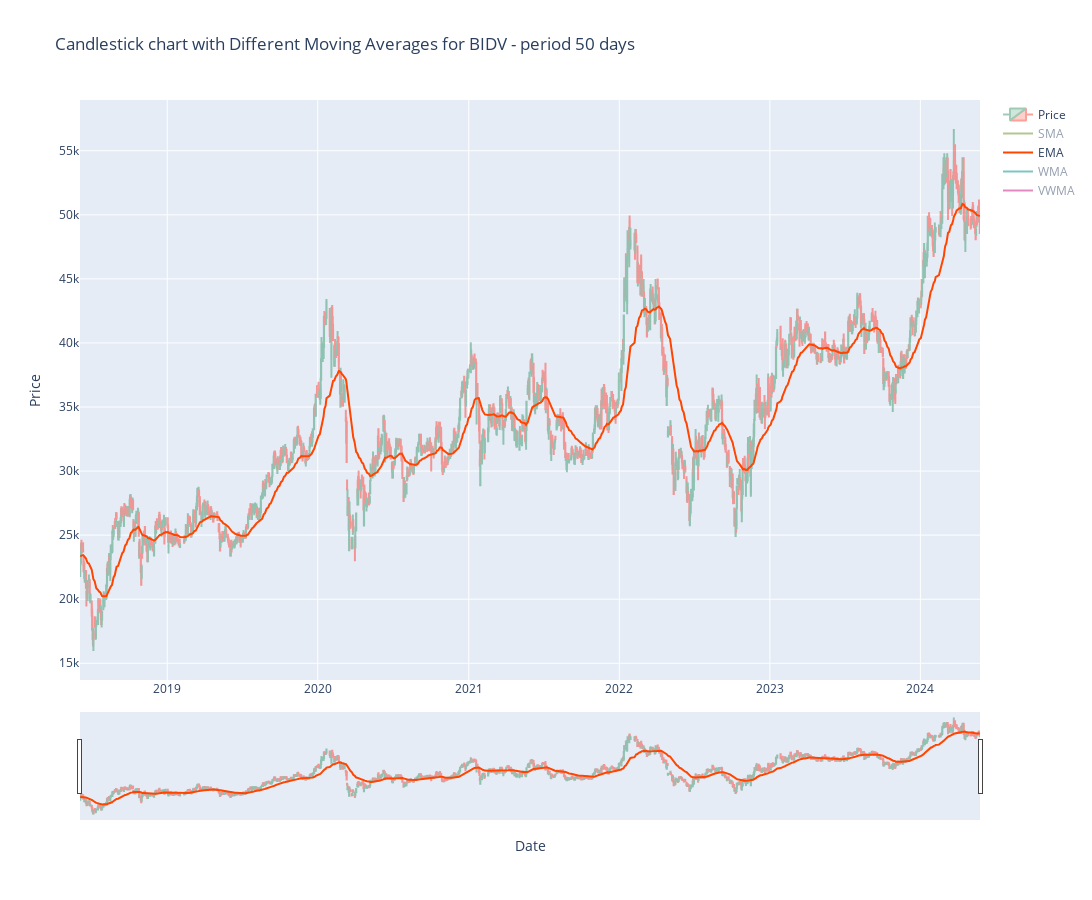

Notebook code cell kept with this figure:
### Markdown cell above
**Minh hoạ các đường MA trên cùng dữ liệu của một ngân hàng:**

### Code cell
# Function to create and display the plot
def comparison_MA_4type(data, col='Price', bank_symbol='VCB', window_size=50):
    df = data[data['Stock symbol'] == bank_symbol]
    name = df["Bank"].iloc[0]
    
    # Calculate different moving averages
    df['SMA'] = SMA(df, period=window_size, column=col)
    df['EMA'] = EMA(df, period=window_size, column=col)
    df['WMA'] = WMA(df, period=window_size, column=col)
    df['VWMA'] = VWMA(df, period=window_size, column=col)

    # Create candlestick chart with different moving averages
    fig = go.Figure()

    # Candlestick
    fig.add_trace(go.Candlestick(x=df.index,
                                 open=df['Open'],
                                 high=df['High'],
                                 low=df['Low'],
                                 close=df['Price'],
                                 name='Price',
                                 opacity=0.5))

    # SMA (visible by default)
    fig.add_trace(go.Scatter(x=df.index,
                             y=df['SMA'],
                             mode='lines',
                             name='SMA',
                             line=dict(color='olivedrab', width=2),
                             visible='legendonly'))

    # EMA (initially hidden)
    fig.add_trace(go.Scatter(x=df.index,
                             y=df['EMA'],
                             mode='lines',
                             name='EMA',
                             line=dict(color='orangered', width=2),
                             visible=True))

    # WMA (initially hidden)
    fig.add_trace(go.Scatter(x=df.index,
                             y=df['WMA'],
                             mode='lines',
                             name='WMA',
                             line=dict(color='darkcyan', width=2),
                             visible='legendonly'))

    # VWMA (initially hidden)
    fig.add_trace(go.Scatter(x=df.index,
                             y=df['VWMA'],
                             mode='lines',
                             name='VWMA',
                             line=dict(color='mediumvioletred', width=2),
                             visible='legendonly'))

    # Update layout
    fig.update_layout(title=f'Candlestick chart with Different Moving Averages for {name} - period {window_size} days',
                      xaxis_title='Date',
                      yaxis_title='Price',
                      width=1200,
                      height=900)

    # Clear the current output and display the new figure
    clear_output(wait=True)
    display(control_widgets1)
    fig.show()

# Create widgets for interaction
bank_symbol_widget1 = widgets.Dropdown(
    options=full_df['Stock symbol'].unique(),
    description='Bank Symbol:',
    value='VCB'
)

size_widget1 = widgets.Dropdown(
    options=[15, 20, 30, 50, 100, 120, 200],
    description='Period:',
    value=50
)

apply_button1 = widgets.Button(description="Apply Filter")

# Group the widgets in a single line
control_widgets1 = widgets.HBox([bank_symbol_widget1, size_widget1, apply_button1])

# Function to update the plot based on selected bank symbol and window size
def update_plot(button):
    comparison_MA_4type(full_df, 'Price', bank_symbol_widget1.value, size_widget1.value)

# Link the button click to the update_plot function
apply_button1.on_click(update_plot)

# Display the widgets
display(control_widgets1)

# Initial plot
comparison_MA_4type(full_df, 'Price', bank_symbol_widget1.value, size_widget1.value)

### Figure 1 — Plotly figure (JSON) as saved in the notebook; plotly's stock layout.template omitted (floating-point values rounded to 4 significant figures; data arrays with more than 128 entries replaced by an {"elided": "..."} marker saying what was removed)
{"data": [{"close": {"elided": "1494 float values"}, "high": {"elided": "1494 float values"}, "low": {"elided": "1494 float values"}, "name": "Price", "opacity": 0.5, "open": {"elided": "1494 float values"}, "type": "candlestick", "x": {"elided": "1494 str values"}}, {"line": {"color": "olivedrab", "width": 2}, "mode": "lines", "name": "SMA", "type": "scatter", "visible": "legendonly", "x": {"elided": "1494 str values"}, "y": {"elided": "1494 float values"}}, {"line": {"color": "orangered", "width": 2}, "mode": "lines", "name": "EMA", "type": "scatter", "visible": true, "x": {"elided": "1494 str values"}, "y": {"elided": "1494 float values"}}, {"line": {"color": "darkcyan", "width": 2}, "mode": "lines", "name": "WMA", "type": "scatter", "visible": "legendonly", "x": {"elided": "1494 str values"}, "y": {"elided": "1494 float values"}}, {"line": {"color": "mediumvioletred", "width": 2}, "mode": "lines", "name": "VWMA", "type": "scatter", "visible": "legendonly", "x": {"elided": "1494 str values"}, "y": {"elided": "1494 float values"}}], "layout": {"height": 900, "title": {"text": "Candlestick chart with Different Moving Averages for BIDV - period 50 days"}, "width": 1200, "xaxis": {"title": {"text": "Date"}}, "yaxis": {"title": {"text": "Price"}}}}
